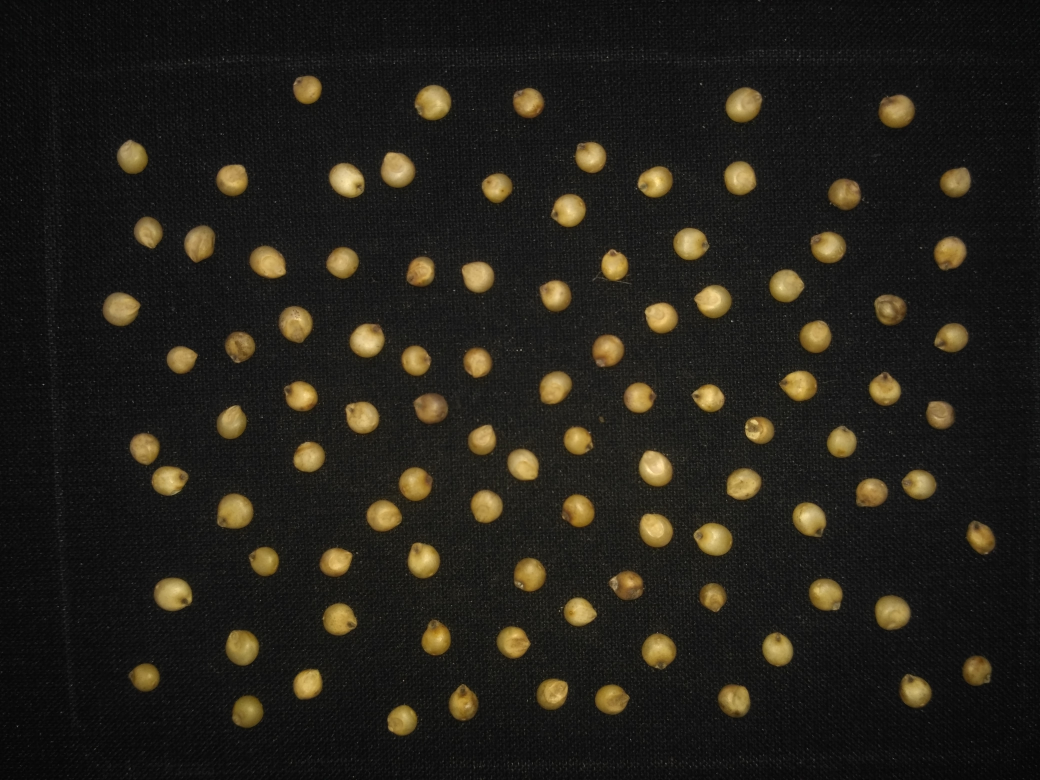
#> input picture Images/jowar2.jpg, 4160 x 3120 px (shown at 1/4 size)
$ python 'contour cropping.py'
#> lines starting #> are read from the running program, lines starting #| are printed output that depends on the picture; after the words box and inside, x2 and y2 are one past the last pixel; in counts of white or black regions, pixels touching at a corner belong together
import cv2
import os
os.mkdir('crop image/new')
img = cv2.imread('Images/jowar2.jpg',1)
#> img is the input picture: shape (3120, 4160, 3); mean B, G, R 25.1, 32.1, 35.1
gray = cv2.cvtColor(img, cv2.COLOR_BGR2GRAY)
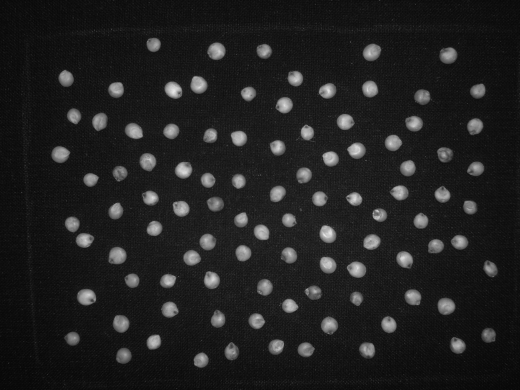
#> gray: shape (3120, 4160) (shown at 1/8 size); min 0, max 241, mean 32.3
ret, thresh = cv2.threshold(gray, 80, 255, cv2.THRESH_BINARY)
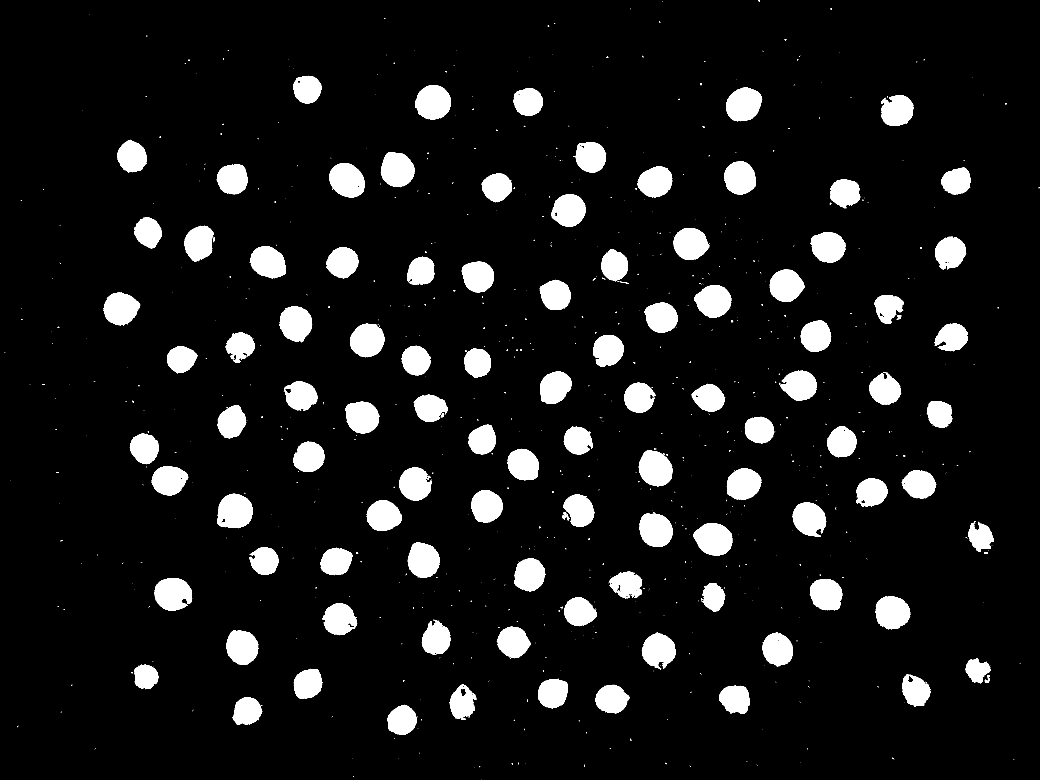
#> thresh: shape (3120, 4160) (shown at 1/4 size); 8.8% white; 1186 white regions (1035 under 20 px)


# contours drawing
contours, hierarchy = cv2.findContours(thresh, cv2.RETR_TREE, cv2.CHAIN_APPROX_SIMPLE)
#> contours = 1641 contours, 1494 with area under 20; largest, box (x1, y1, x2, y2) and area: (870, 1975, 1012, 2113) 15317, (2774, 2092, 2930, 2222) 14895, (1660, 340, 1804, 478) 14893, (618, 2312, 769, 2443) 14719, (1317, 652, 1458, 791) 14580
a = 279
for cnt in contours:
	if cv2.contourArea(cnt) > 500 :
		a += 1
		x,y,w,h = cv2.boundingRect(cnt)
		cropped = img[y-20:y+h+20, x-20:x+w+20]
		nm = 'crop image/new/cropped_image_'+str(a)+'.png'
		cv2.imwrite(nm, cropped)
#> this loop made 1641 passes
#> (x, y, w, h, nm) on passes 63, 76, 97, 104, 110, 116, 135: (1550, 2819, 119, 121, 'crop image/new/cropped_image_280.png'), (931, 2789, 118, 110, 'crop image/new/cropped_image_281.png'), (2876, 2743, 124, 113, 'crop image/new/cropped_image_282.png'), (2381, 2739, 138, 115, 'crop image/new/cropped_image_283.png'), (1798, 2737, 108, 143, 'crop image/new/cropped_image_284.png'), (1841, 2753, 26, 34, 'crop image/new/cropped_image_285.png'), (2153, 2714, 119, 121, 'crop image/new/cropped_image_286.png')
#> after the loop, a = 378

# img = thresh
scale_percent = 20 # percent of original size
width = int(img.shape[1] * scale_percent / 100)
height = int(img.shape[0] * scale_percent / 100)
dim = (width, height)
# resize image
resized = cv2.resize(img, dim, interpolation = cv2.INTER_AREA)
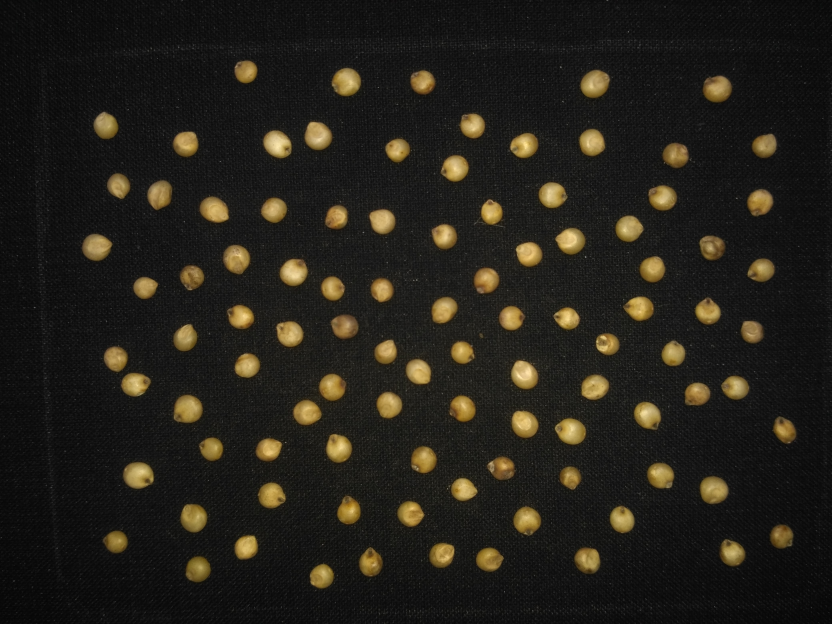
#> resized: shape (624, 832, 3); mean B, G, R 25.1, 32.1, 35.1
cv2.imshow('image',resized)


cv2.waitKey(0)
#> (the run stopped early here; a loop or call above may not have finished)

$ run again, with Images/jowar1.jpg copied over Images/jowar2.jpg
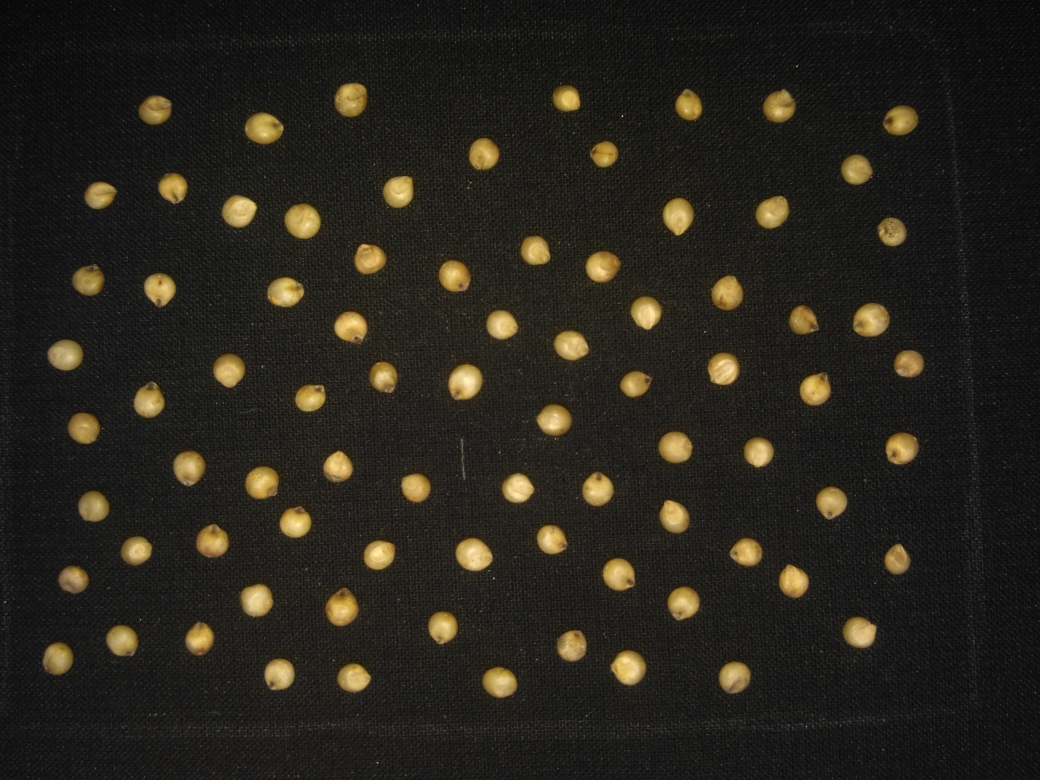
#> input picture Images/jowar1.jpg, 4160 x 3120 px (shown at 1/4 size)
#> img is the input picture: shape (3120, 4160, 3); mean B, G, R 28, 35.8, 39
#> `ret, thresh = cv2.threshold(gray, 80, 255, cv2.THRESH_BINARY)`:
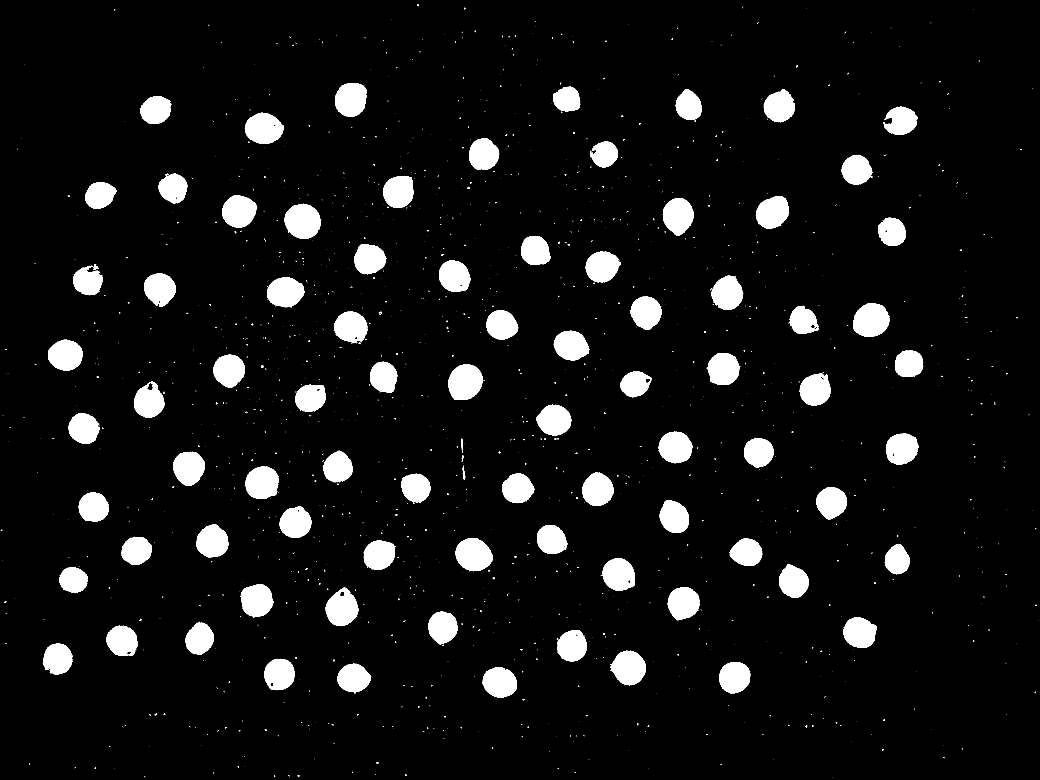
#> thresh: shape (3120, 4160) (shown at 1/4 size); 7.4% white; 1850 white regions (1694 under 20 px)
#> contours = 2131 contours, 2009 with area under 20; largest, box (x1, y1, x2, y2) and area: (1139, 815, 1283, 956) 15339, (1793, 1457, 1931, 1599) 15086, (3412, 1213, 3558, 1346) 14885, (1823, 2152, 1971, 2285) 14586, (979, 451, 1135, 576) 14078
#> the loop `for cnt in contours:` made 2131 passes
#> (x, y, w, h, nm) on passes 174, 175, 181, 198, 218, 237, 273: (1930, 2668, 138, 123, 'crop image/new/cropped_image_280.png'), (1350, 2655, 135, 118, 'crop image/new/cropped_image_281.png'), (2877, 2648, 124, 127, 'crop image/new/cropped_image_282.png'), (1057, 2635, 122, 126, 'crop image/new/cropped_image_283.png'), (2442, 2603, 142, 138, 'crop image/new/cropped_image_284.png'), (172, 2574, 118, 124, 'crop image/new/cropped_image_285.png'), (2229, 2522, 117, 124, 'crop image/new/cropped_image_286.png')
#> after the loop `for cnt in contours:`: a = 360
#> `resized = cv2.resize(img, dim, interpolation = cv2.INTER_AREA)`:
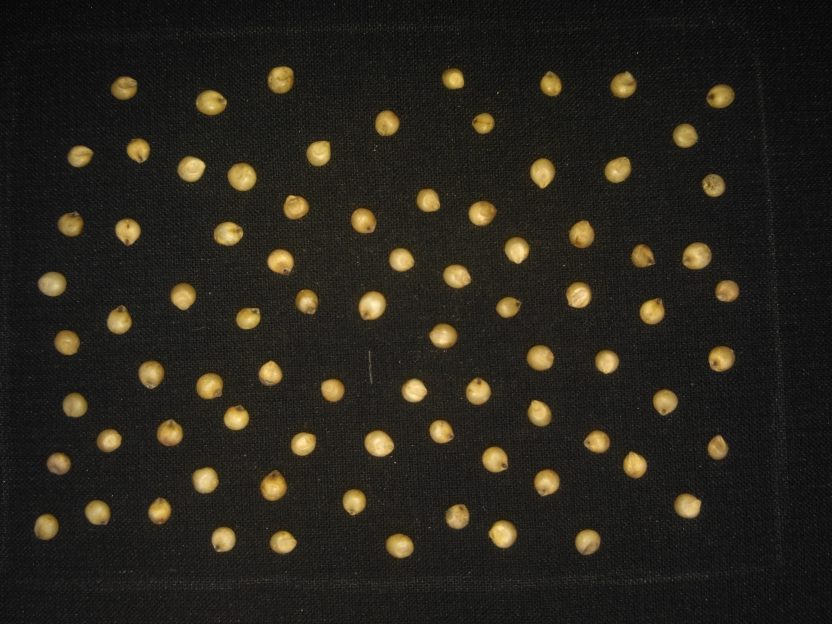
#> resized: shape (624, 832, 3); mean B, G, R 28, 35.8, 39

$ run again, with Images/jowar3.jpg copied over Images/jowar2.jpg
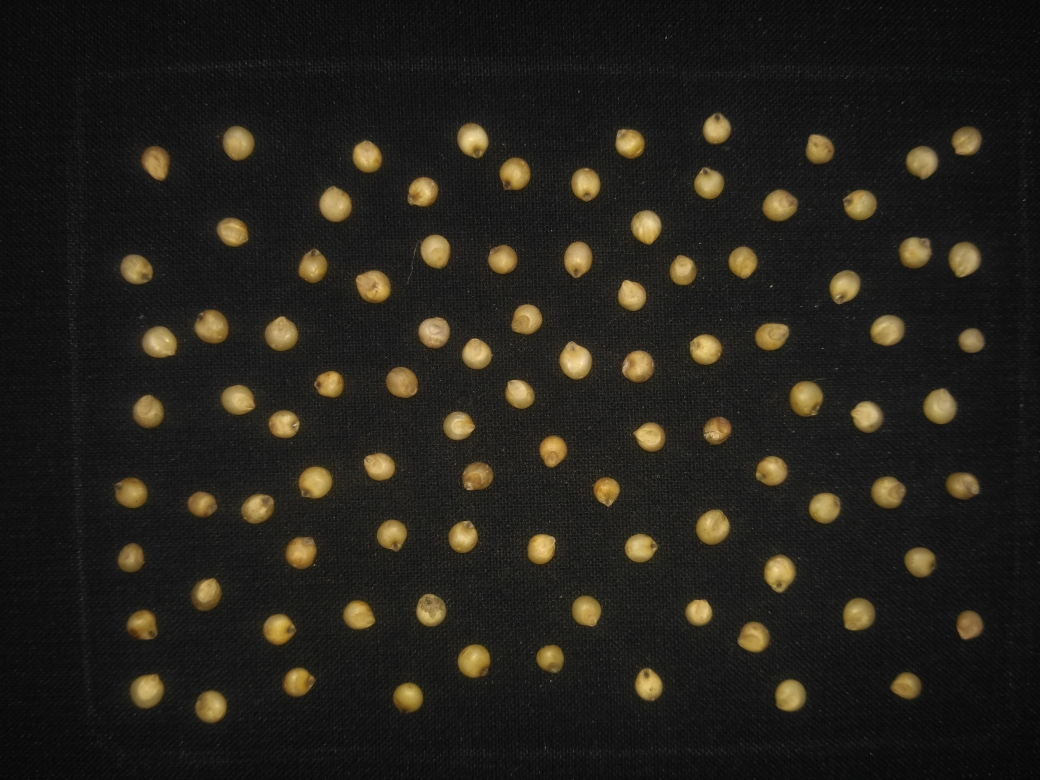
#> input picture Images/jowar3.jpg, 4160 x 3120 px (shown at 1/4 size)
#> img is the input picture: shape (3120, 4160, 3); mean B, G, R 26.7, 32.7, 35.3
#> `ret, thresh = cv2.threshold(gray, 80, 255, cv2.THRESH_BINARY)`:
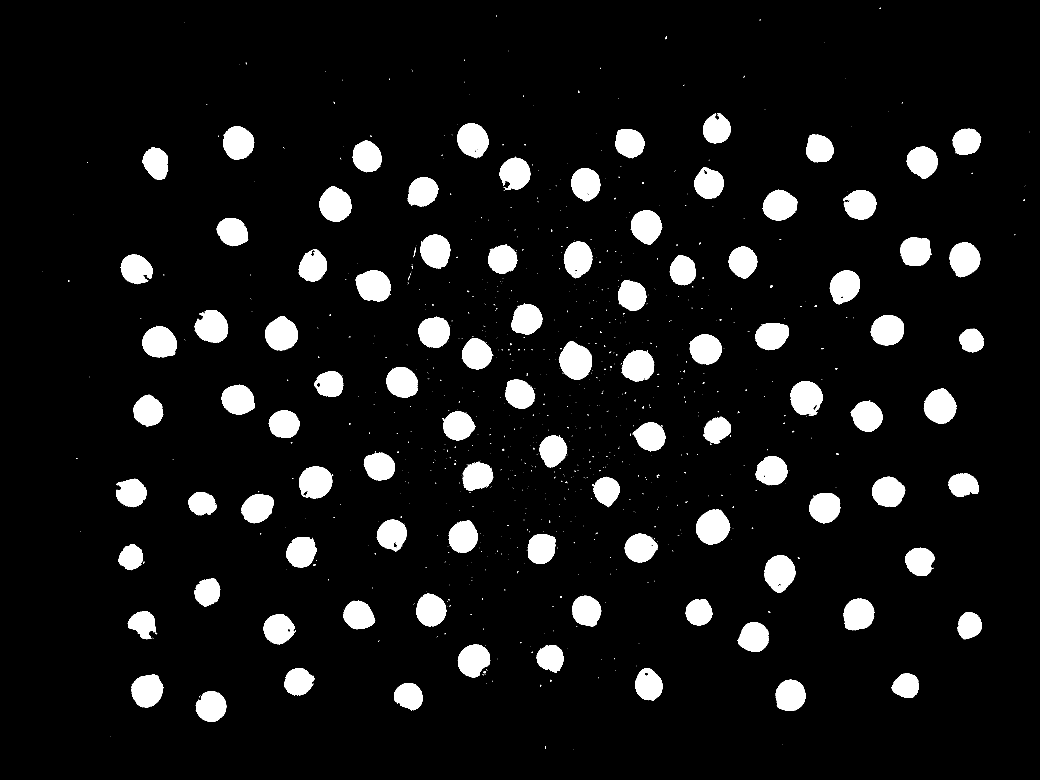
#> thresh: shape (3120, 4160) (shown at 1/4 size); 8% white; 1259 white regions (1130 under 20 px)
#> contours = 1643 contours, 1515 with area under 20; largest, box (x1, y1, x2, y2) and area: (2236, 1364, 2368, 1518) 14408, (2785, 2038, 2921, 2178) 13973, (3163, 1525, 3291, 1662) 13430, (3057, 2220, 3183, 2370) 13313, (3695, 1554, 3826, 1696) 13306
#> the loop `for cnt in contours:` made 1643 passes
#> (x, y, w, h, nm) on passes 18, 26, 33, 37, 43, 52, 56: (783, 2764, 122, 124, 'crop image/new/cropped_image_280.png'), (1576, 2732, 116, 109, 'crop image/new/cropped_image_281.png'), (3102, 2718, 120, 126, 'crop image/new/cropped_image_282.png'), (526, 2698, 127, 132, 'crop image/new/cropped_image_283.png'), (3567, 2693, 108, 99, 'crop image/new/cropped_image_284.png'), (2541, 2673, 109, 130, 'crop image/new/cropped_image_285.png'), (1137, 2672, 121, 110, 'crop image/new/cropped_image_286.png')
#> after the loop `for cnt in contours:`: a = 373
#> `resized = cv2.resize(img, dim, interpolation = cv2.INTER_AREA)`:
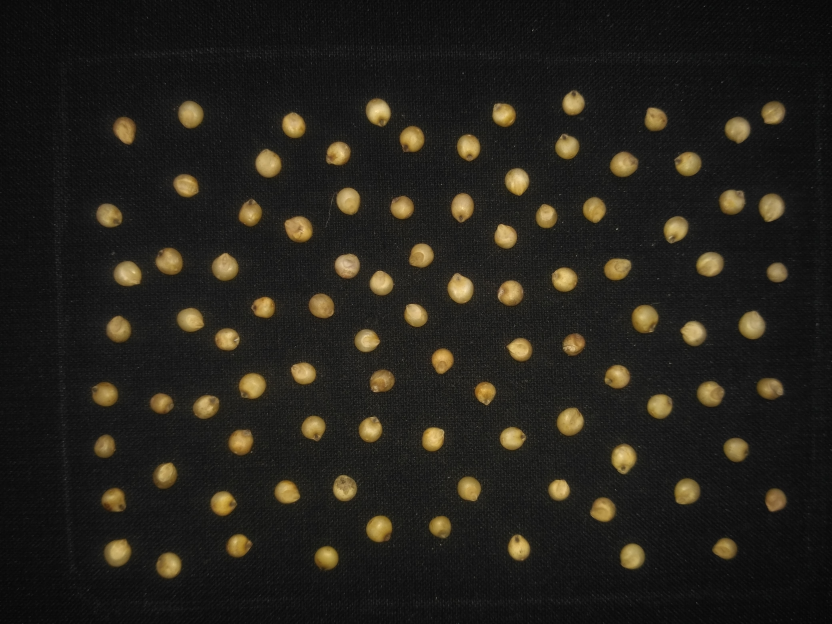
#> resized: shape (624, 832, 3); mean B, G, R 26.7, 32.7, 35.3
